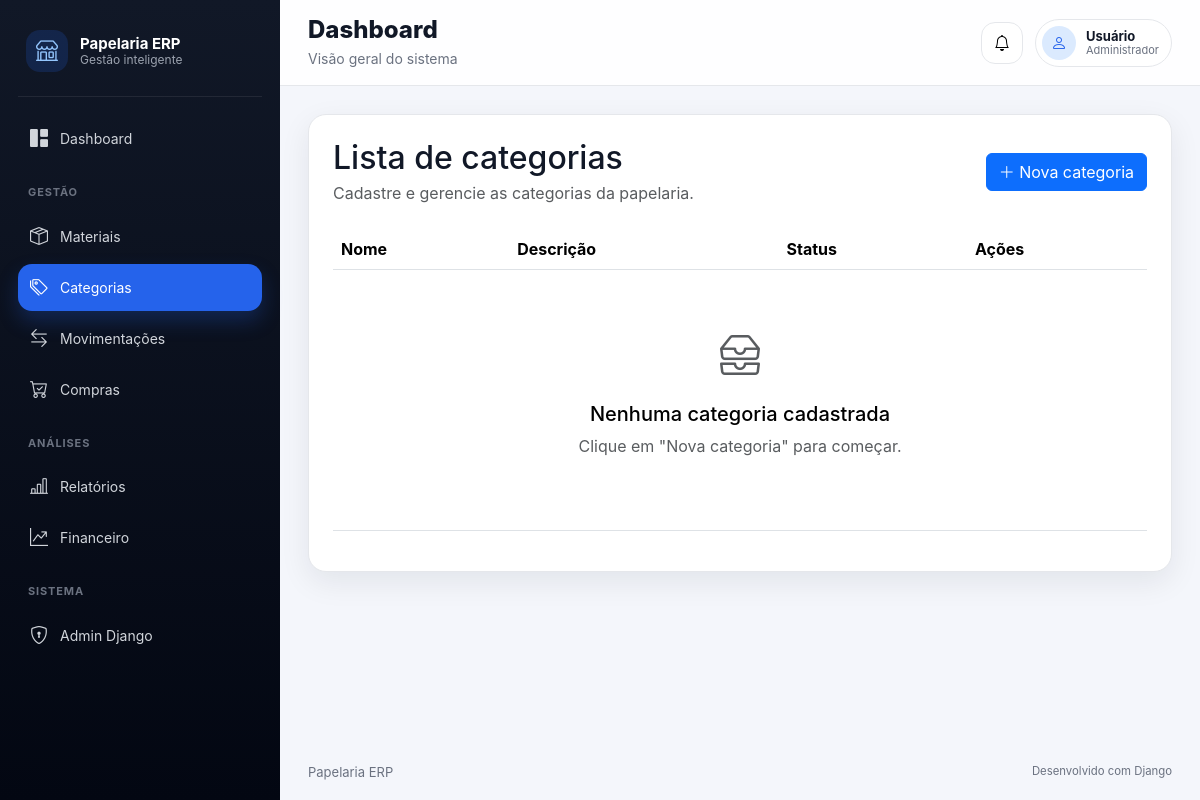
The page /inventory/categories/ on the database as committed earlier.
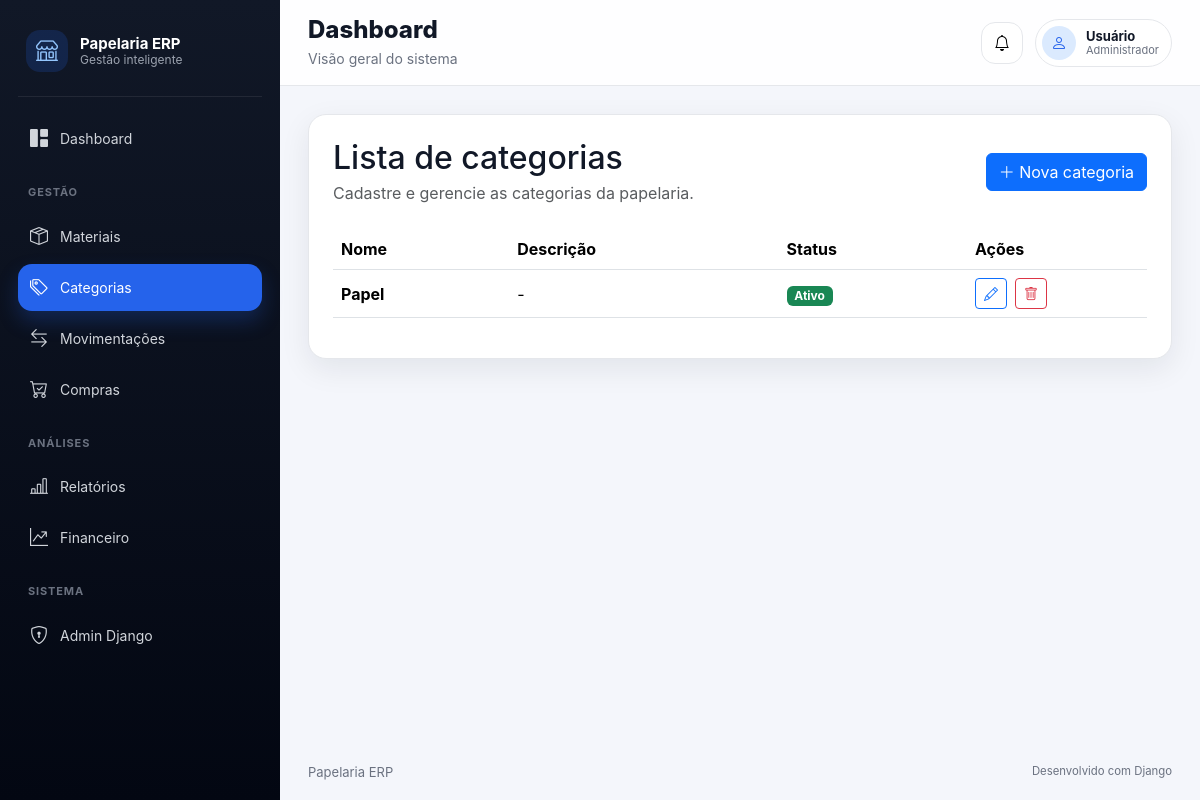
The same page on the database as committed later.
### apps/inventory/models/category.py (models this page shows, shortened)
class Category(BaseModel):
    name = models.CharField(
        max_length=100,
        unique=True,
        verbose_name="Nome",
    )
    description = models.TextField(
        blank=True,
        null=True,
        verbose_name="Descrição",
    )
    class Meta:
        verbose_name = "Categoria"
        verbose_name_plural = "Categorias"
        ordering = ["name"]

### apps/inventory/views/category/list_view.py (the view)
def category_list_view(request):
    categories = get_categories()
    context = {
        "categories": categories,
    }
    return render(
        request,
        "inventory/category/list.html",
        context,
    )

### apps/inventory/selectors/category_selector.py (called while the page is built)
def get_categories():
    return (
        Category.objects
        .order_by("name")
    )

### apps/inventory/templates/inventory/category/list.html (shortened to what this page needs)
{% extends "core/base.html" %}
{% block content %}
<div class="content-card">
    <div class="d-flex justify-content-between align-items-center mb-4">
        <div>
            <h2 class="mb-1">Lista de categorias</h2>
            <p class="text-muted mb-0">
                Cadastre e gerencie as categorias da papelaria.
            </p>
        </div>
        <a href="{% url 'inventory:category_create' %}" class="btn btn-primary">
            <i class="bi bi-plus-lg"></i>
            Nova categoria
        </a>
    </div>
    <div class="table-responsive">
        <table class="table align-middle">
            <thead>
                <tr>
                    <th>Nome</th>
                    <th>Descrição</th>
                    <th>Status</th>
                    <th width="180">Ações</th>
                </tr>
            </thead>
            <tbody>
                {% for category in categories %}
                    <tr>
                        <td>
                            <strong>{{ category.name }}</strong>
                        </td>
                        <td>
                            {{ category.description|default:"-" }}
                        </td>
                        <td>
                            {% if category.is_active %}
                                <span class="badge bg-success">
                                    Ativo
                                </span>
                            {% else %}
                                <span class="badge bg-danger">
                                    Inativo
                                </span>
                            {% endif %}
                        </td>
                        <td>
                            <div class="d-flex gap-2">
                                <a
                                    href="{% url 'inventory:category_update' category.id %}"
                                    class="btn btn-sm btn-outline-primary"
                                >
                                    <i class="bi bi-pencil"></i>
                                </a>
                                <a
                                    href="{% url 'inventory:category_delete' category.id %}"
                                    class="btn btn-sm btn-outline-danger"
                                >
                                    <i class="bi bi-trash"></i>
                                </a>
                            </div>
                        </td>
                    </tr>
                {% empty %}
                    <tr>
                        <td colspan="4">
                            <div class="text-center py-5">
                                <i class="bi bi-inboxes fs-1 text-muted"></i>
                                <h5 class="mt-3">
                                    Nenhuma categoria cadastrada
                                </h5>
                                <p class="text-muted">
                                    Clique em "Nova categoria" para começar.
                                </p>
                            </div>
                        </td>
                    </tr>
                {% endfor %}
            </tbody>
        </table>
    </div>
</div>
{% endblock %}

Rows that differ between the two databases and show on the page:
added Category: name "Papel", description "-", is_active "Ativo"
Other text that changed with them:
text no longer shown: "Nenhuma categoria cadastrada Clique em \"Nova categoria\" para começar."
